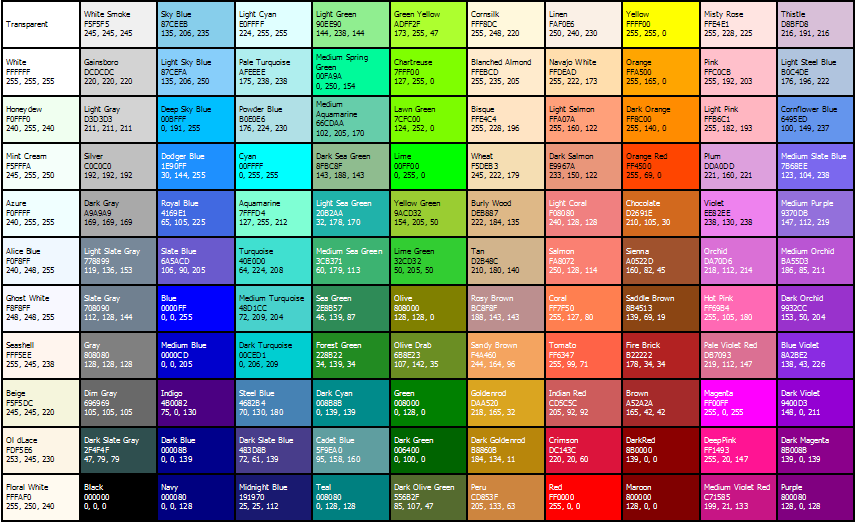
#> input picture lab2/1.jpg, 856 x 523 px
$ jupyter execute --allow-errors lab2.ipynb
#> lines starting #> are read from the running program, lines starting #| are printed output that depends on the picture
1. Зниження розмірності і візуалізація даних
Застосуйте методи зниження розмірності sklearn.decomposition.PCA і sklearn.manifold.TSNE для візуалізації даних, з якими ви працювали в лабораторній № 1 (знижуючи розмірність до двох). Візуалізуйте результат.

[cell 1]
import pandas as pd
import matplotlib.pyplot as plt
from sklearn.decomposition import PCA
from sklearn.manifold import TSNE
from sklearn.preprocessing import StandardScaler


# Завантаження датасету
#> (the rest of this cell did not finish here and is left out)

#> (a cell that did not finish here is left out)

2. Кластерний аналіз
1) За допомогою алгоритму k-means зробіть квантування зображення (видалення візуально надлишкової інформації) з глибиною 64, 32, 16 та 8 рівнів для будь-якого обраного самостійно зображення.

[cell 3]
from sklearn.cluster import KMeans
from skimage import io
import numpy as np

[cell 4]
image = io.imread('1.jpg')
#> image is the input picture: shape (523, 856, 3); mean R, G, B 145.1, 137.5, 135.8
image = image / 255.0  # Нормалізація значень пікселів до діапазону [0, 1]

# Перетворення зображення у двовимірний масив (пікселі та їх кольори RGB)
pixels = image.reshape(-1, 3)

def quantize_image(pixels, n_colors):
    """
    Функція для квантування зображення за допомогою алгоритму k-means.

    Аргументи:
    pixels (ndarray): Масив пікселів із даними про кольори.
    n_colors (int): Кількість кольорів для квантування.

    Повертає:
    quantized_image (ndarray): Квантуване зображення, перетворене у початковий розмір.
    """
    kmeans = KMeans(n_clusters=n_colors, random_state=42)  # Налаштування k-means
    kmeans.fit(pixels)  # Навчання моделі
    quantized_pixels = kmeans.cluster_centers_[kmeans.labels_]  # Отримання нових кольорів
    return quantized_pixels.reshape(image.shape)  # Перетворення назад у розмір зображення

# Квантування зображення для різних рівнів кольорів
levels = [64, 32, 16, 8]
quantized_images = [quantize_image(pixels, n_colors) for n_colors in levels]
#> quantized_images = 4 items

# Візуалізація початкового та квантуваних зображень
plt.figure(figsize=(15, 10))

# Початкове зображення
plt.subplot(2, 3, 1)
plt.imshow(image)
plt.title("Початкове зображення")
plt.axis("off")

# Квантувані зображення
for i, (quantized_image, n_colors) in enumerate(zip(quantized_images, levels), start=2):
    plt.subplot(2, 3, i)
    plt.imshow(quantized_image)
    plt.title(f"Квантування з {n_colors} кольорами")
    plt.axis("off")
#> this loop made 4 passes
#> n_colors on passes 1 to 4: 64, 32, 16, 8

plt.tight_layout()
plt.show()
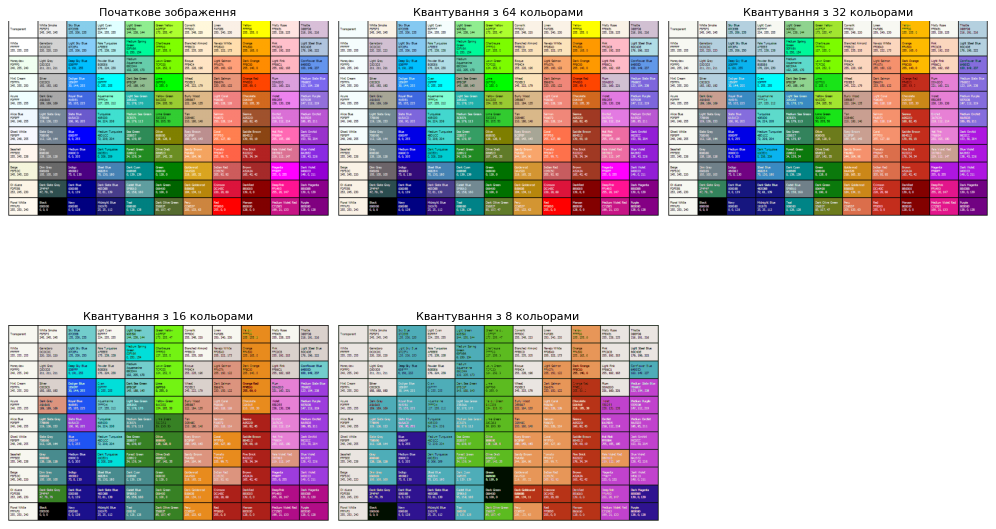
#> figure drawn by matplotlib, 5 panels

3. Обробка та класифікація текстових даних
Завантажте набір текстових даних (з мітками класів). Проведіть передобробку даних (видаліть стоп-слова, пунктуацію), за допомогою wordcloud зробіть візуалізацію найбільш поширених слів або n-gram у кожному класі. Векторизуйте тексти (наприклад за допомогою sklearn.feature_extraction.text.TfidfVectorizer). Проведіть класифікацію текстових даних, зробіть оцінку якості.

[cell 5]
from sklearn.feature_extraction.text import TfidfVectorizer
from sklearn.model_selection import train_test_split
from sklearn.ensemble import RandomForestClassifier
from sklearn.metrics import classification_report, accuracy_score
from wordcloud import WordCloud
import string
import nltk

[cell 6]
# Завантаження датасету
dataset_path = 'IMDB Dataset.csv'
#> (the rest of this cell did not finish here and is left out)

[cell 7]
# Завантаження необхідних інструментів для обробки тексту
nltk.download('stopwords')
#> (this line was passed over: nltk is not available in this run)
